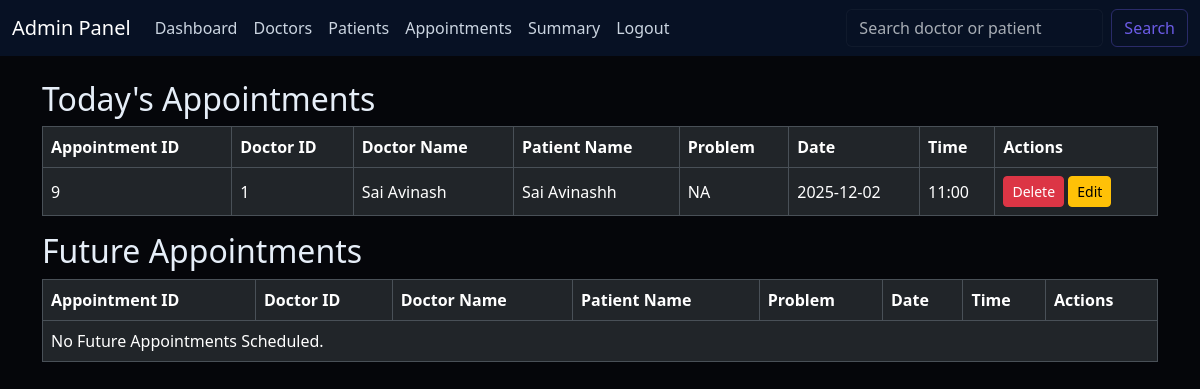
The app's page /admin/dashboard (signed in) with its own data.
### models.py (models this page shows, shortened)
class Appointment(db.Model):
    id = db.Column(db.Integer, primary_key=True)
    doctor_id = db.Column(db.Integer, db.ForeignKey('doctor.id'), nullable=False)
    patient_id = db.Column(db.Integer, db.ForeignKey('patient.id'), nullable=False)
    date = db.Column(db.Date, nullable=False)
    time = db.Column(db.Time, nullable=False)
    problem = db.Column(db.String(300), nullable=True)
    status = db.Column(db.Enum(AppointmentStatus), default=AppointmentStatus.BOOKED, nullable=False)
    remarks = db.Column(db.Text, nullable=True)
    rating = db.Column(db.Integer, nullable=True)
    treatment = db.relationship('Treatment', backref='appointment', uselist=False)

class Doctor(db.Model):
    id = db.Column(db.Integer, primary_key=True)
    user_id = db.Column(db.Integer, db.ForeignKey('user.id'), nullable=False, unique=True)
    specialization = db.Column(db.String(50), nullable=False)
    availability = db.relationship('DoctorAvailability', backref='doctor', lazy='dynamic', cascade="all, delete-orphan")
    appointments = db.relationship('Appointment', backref='doctor', lazy=True)

class User(UserMixin, db.Model):
    id = db.Column(db.Integer, primary_key=True)
    username = db.Column(db.String(50), unique=True, nullable=False)
    name = db.Column(db.String(50), nullable=False)
    email = db.Column(db.String(50), unique=True, nullable=False)
    password = db.Column(db.String(200), nullable=False)  # hashed passwords are long
    role = db.Column(db.String(20), nullable=False)  # Admin / Doctor / Patient
    doctor_profile = db.relationship('Doctor', backref='user', uselist=False)
    patient_profile = db.relationship('Patient', backref='user', uselist=False)

### routes/admin.py (the view)
@admin_bp.route('/dashboard')
@login_required
def dashboard():
    if current_user.role != 'Admin':
        flash('Access Denied', 'danger')
        return redirect(url_for('login'))
    today = date.today()
    todays_appointments = Appointment.query.filter(Appointment.date == today)
    future_appointments = Appointment.query.filter(Appointment.date > today).order_by(Appointment.date).all()
    return render_template(
        'admin/dashboard.html',
        todays_appointments = todays_appointments,
        future_appointments =future_appointments
    )

### app.py (called while the page is built)
@login_manager.user_loader
def load_user(user_id):
    return User.query.get(int(user_id))

### templates/admin/dashboard.html (shortened to what this page needs)
{% extends "admin/base.html" %}
{% block content %}
<h2> Today's Appointments </h2>
<table class="table table-bordered">
        <thead>
                <tr>
                        <th>Appointment ID</th>
                        <th>Doctor ID</th>
                        <th>Doctor Name</th>
                        <th>Patient Name</th>
                        <th>Problem</th>
                        <th>Date</th>
                        <th>Time</th>
                        <th>Actions</th>
                </tr>
        </thead>
        <tbody>
                {% for appt in todays_appointments %}
                <tr>
                        <td>{{ appt.id }}</td>
                        <td>{{ appt.doctor.id }}</td>
                        <td>{{ appt.doctor.user.name }}</td>
                        <td>{{ appt.patient.user.name }}</td>
                        <td>{{ appt.problem }}</td>
                        <td>{{ appt.date }}</td>
                        <td>{{ appt.time.strftime('%H:%M') }}</td>
                        <td>
                        <form method="POST" action="{{ url_for('admin.delete_appointment', appointment_id=appt.id) }}" class="d-inline">
                                <button type="submit" class="btn btn-danger btn-sm">Delete</button>
                        </form>
                        <a href="{{ url_for('admin.edit_appt', appointment_id = appt.id) }}" class="btn btn-warning btn-sm">Edit</a>
                        </td>
                </tr>
                {% else %}
                <tr>
                        <td colspan="8">No Appointments Scheduled Today.</td>
                </tr>
                {% endfor %}
        </tbody>
</table>
<h2>Future Appointments</h2>
<table class="table table-bordered">
        <thead>
                <tr>
                        <th>Appointment ID</th>
                        <th>Doctor ID</th>
                        <th>Doctor Name</th>
                        <th>Patient Name</th>
                        <th>Problem</th>
                        <th>Date</th>
                        <th>Time</th>
                        <th>Actions</th>
                </tr>
        </thead>
        <tbody>
                {% for appt in future_appointments %}
                <tr>
                        <td>{{ appt.id }}</td>
                        <td>{{ appt.doctor.id }}</td>
                        <td>{{ appt.doctor.user.name }}</td>
                        <td>{{ appt.patient.user.name }}</td>
                        <td>{{ appt.problem }}</td>
                        <td>{{ appt.date }}</td>
                        <td>{{ appt.time.strftime('%H:%M') }}</td>
                        <td>
                        <form method="POST" action="{{ url_for('admin.delete_appointment', appointment_id=appt.id) }}" class="d-inline">
                                <button type="submit" class="btn btn-danger btn-sm">Delete</button>
                        </form>
                        <a href="{{ url_for('admin.edit_appt', appointment_id = appt.id) }}" class="btn btn-warning btn-sm">Edit</a>
                        </td>
                </tr>
                {% else %}
                <tr>
                        <td colspan="8">No Future Appointments Scheduled.</td>
                </tr>
                {% endfor %}
        </tbody>
</table>
{% endblock %}

### static/css/theme.css (style rules this page uses)
:root { --accent: #6c5ce7; --muted: #6b7280; --card-bg: #0f1724; --surface: #0b1220; }
body[data-bs-theme="dark"], body { background-color: #05060a; color: #e6eef8; }
.table tbody tr td { vertical-align: middle; }

### records on screen
Appointment: id "9", doctor.id "1", doctor.user.name "Sai Avinash", patient.user.name "Sai Avinashh", problem "NA", date "2025-12-02", time "11:00"
